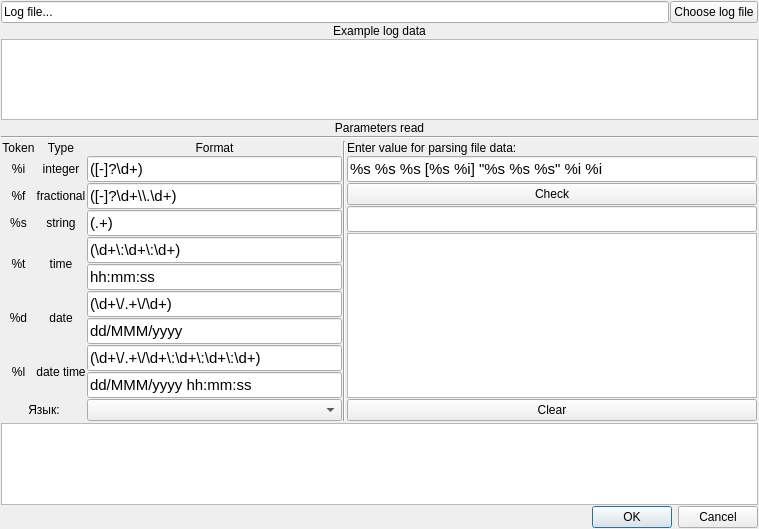
<?xml version="1.0" encoding="UTF-8"?>
<ui version="4.0">
 <class>LogFileDialog</class>
 <widget class="QDialog" name="LogFileDialog">
  <property name="geometry">
   <rect>
    <x>0</x>
    <y>0</y>
    <width>759</width>
    <height>529</height>
   </rect>
  </property>
  <property name="windowTitle">
   <string>Dialog</string>
  </property>
  <layout class="QGridLayout" name="gridLayout_2">
   <property name="leftMargin">
    <number>1</number>
   </property>
   <property name="topMargin">
    <number>1</number>
   </property>
   <property name="rightMargin">
    <number>1</number>
   </property>
   <property name="bottomMargin">
    <number>1</number>
   </property>
   <property name="spacing">
    <number>1</number>
   </property>
   <item row="1" column="0">
    <widget class="QDialogButtonBox" name="buttonBox">
     <property name="orientation">
      <enum>Qt::Horizontal</enum>
     </property>
     <property name="standardButtons">
      <set>QDialogButtonBox::Cancel|QDialogButtonBox::Ok</set>
     </property>
    </widget>
   </item>
   <item row="0" column="0">
    <layout class="QGridLayout" name="gridLayout">
     <item row="6" column="0" colspan="2">
      <widget class="QWidget" name="widget" native="true">
       <layout class="QGridLayout" name="gridLayout_6">
        <property name="leftMargin">
         <number>1</number>
        </property>
        <property name="topMargin">
         <number>1</number>
        </property>
        <property name="rightMargin">
         <number>1</number>
        </property>
        <property name="bottomMargin">
         <number>1</number>
        </property>
        <property name="spacing">
         <number>1</number>
        </property>
        <item row="0" column="0">
         <layout class="QGridLayout" name="gridLayout_5">
          <property name="spacing">
           <number>1</number>
          </property>
          <item row="4" column="1">
           <widget class="QLabel" name="label_15">
            <property name="text">
             <string>time</string>
            </property>
            <property name="alignment">
             <set>Qt::AlignCenter</set>
            </property>
           </widget>
          </item>
          <item row="4" column="0">
           <widget class="QLabel" name="timeLabel">
            <property name="text">
             <string>%t</string>
            </property>
            <property name="alignment">
             <set>Qt::AlignCenter</set>
            </property>
           </widget>
          </item>
          <item row="2" column="1">
           <widget class="QLabel" name="label_12">
            <property name="text">
             <string>fractional</string>
            </property>
            <property name="alignment">
             <set>Qt::AlignCenter</set>
            </property>
           </widget>
          </item>
          <item row="1" column="1">
           <widget class="QLabel" name="label_11">
            <property name="text">
             <string>integer</string>
            </property>
            <property name="alignment">
             <set>Qt::AlignCenter</set>
            </property>
           </widget>
          </item>
          <item row="0" column="0">
           <widget class="QLabel" name="label_10">
            <property name="sizePolicy">
             <sizepolicy hsizetype="Preferred" vsizetype="Fixed">
              <horstretch>0</horstretch>
              <verstretch>0</verstretch>
             </sizepolicy>
            </property>
            <property name="text">
             <string>Token</string>
            </property>
            <property name="alignment">
             <set>Qt::AlignCenter</set>
            </property>
           </widget>
          </item>
          <item row="0" column="2">
           <widget class="QLabel" name="label_18">
            <property name="sizePolicy">
             <sizepolicy hsizetype="Preferred" vsizetype="Fixed">
              <horstretch>0</horstretch>
              <verstretch>0</verstretch>
             </sizepolicy>
            </property>
            <property name="text">
             <string>Format</string>
            </property>
            <property name="alignment">
             <set>Qt::AlignCenter</set>
            </property>
           </widget>
          </item>
          <item row="1" column="2">
           <widget class="QLineEdit" name="integerRegExp">
            <property name="font">
             <font>
              <pointsize>11</pointsize>
             </font>
            </property>
            <property name="text">
             <string>([-]?\d+)</string>
            </property>
           </widget>
          </item>
          <item row="0" column="1">
           <widget class="QLabel" name="label_17">
            <property name="sizePolicy">
             <sizepolicy hsizetype="Preferred" vsizetype="Fixed">
              <horstretch>0</horstretch>
              <verstretch>0</verstretch>
             </sizepolicy>
            </property>
            <property name="text">
             <string>Type</string>
            </property>
            <property name="alignment">
             <set>Qt::AlignCenter</set>
            </property>
           </widget>
          </item>
          <item row="3" column="2">
           <widget class="QLineEdit" name="stringRegExp">
            <property name="font">
             <font>
              <pointsize>11</pointsize>
             </font>
            </property>
            <property name="text">
             <string>(.+)</string>
            </property>
           </widget>
          </item>
          <item row="4" column="2">
           <layout class="QVBoxLayout" name="verticalLayout">
            <property name="spacing">
             <number>1</number>
            </property>
            <item>
             <widget class="QLineEdit" name="timeRegExp">
              <property name="font">
               <font>
                <pointsize>11</pointsize>
               </font>
              </property>
              <property name="text">
               <string>(\d+\:\d+\:\d+)</string>
              </property>
             </widget>
            </item>
            <item>
             <widget class="QLineEdit" name="timeFormat">
              <property name="font">
               <font>
                <pointsize>11</pointsize>
               </font>
              </property>
              <property name="text">
               <string>hh:mm:ss</string>
              </property>
             </widget>
            </item>
           </layout>
          </item>
          <item row="6" column="2">
           <layout class="QVBoxLayout" name="verticalLayout_3">
            <property name="spacing">
             <number>1</number>
            </property>
            <item>
             <widget class="QLineEdit" name="datetimeRegExp">
              <property name="font">
               <font>
                <pointsize>11</pointsize>
               </font>
              </property>
              <property name="text">
               <string>(\d+\/.+\/\d+\:\d+\:\d+\:\d+)</string>
              </property>
             </widget>
            </item>
            <item>
             <widget class="QLineEdit" name="datetimeFormat">
              <property name="font">
               <font>
                <pointsize>11</pointsize>
               </font>
              </property>
              <property name="text">
               <string>dd/MMM/yyyy hh:mm:ss</string>
              </property>
             </widget>
            </item>
           </layout>
          </item>
          <item row="6" column="0">
           <widget class="QLabel" name="datetimeLabel">
            <property name="text">
             <string>%l</string>
            </property>
            <property name="alignment">
             <set>Qt::AlignCenter</set>
            </property>
           </widget>
          </item>
          <item row="3" column="0">
           <widget class="QLabel" name="stringLabel">
            <property name="text">
             <string>%s</string>
            </property>
            <property name="alignment">
             <set>Qt::AlignCenter</set>
            </property>
           </widget>
          </item>
          <item row="2" column="2">
           <widget class="QLineEdit" name="floatRegExp">
            <property name="font">
             <font>
              <pointsize>11</pointsize>
             </font>
            </property>
            <property name="text">
             <string>([-]?\d+\\.\d+)</string>
            </property>
           </widget>
          </item>
          <item row="5" column="2">
           <layout class="QVBoxLayout" name="verticalLayout_2">
            <property name="spacing">
             <number>1</number>
            </property>
            <item>
             <widget class="QLineEdit" name="dateRegExp">
              <property name="font">
               <font>
                <pointsize>11</pointsize>
               </font>
              </property>
              <property name="text">
               <string>(\d+\/.+\/\d+)</string>
              </property>
             </widget>
            </item>
            <item>
             <widget class="QLineEdit" name="dateFormat">
              <property name="font">
               <font>
                <pointsize>11</pointsize>
               </font>
              </property>
              <property name="text">
               <string>dd/MMM/yyyy</string>
              </property>
             </widget>
            </item>
           </layout>
          </item>
          <item row="5" column="0">
           <widget class="QLabel" name="dateLabel">
            <property name="text">
             <string>%d</string>
            </property>
            <property name="alignment">
             <set>Qt::AlignCenter</set>
            </property>
           </widget>
          </item>
          <item row="3" column="1">
           <widget class="QLabel" name="label_13">
            <property name="text">
             <string>string</string>
            </property>
            <property name="alignment">
             <set>Qt::AlignCenter</set>
            </property>
           </widget>
          </item>
          <item row="2" column="0">
           <widget class="QLabel" name="floatLabel">
            <property name="text">
             <string>%f</string>
            </property>
            <property name="alignment">
             <set>Qt::AlignCenter</set>
            </property>
           </widget>
          </item>
          <item row="1" column="0">
           <widget class="QLabel" name="integerLabel">
            <property name="text">
             <string>%i</string>
            </property>
            <property name="alignment">
             <set>Qt::AlignCenter</set>
            </property>
           </widget>
          </item>
          <item row="6" column="1">
           <widget class="QLabel" name="label_14">
            <property name="text">
             <string>date time</string>
            </property>
            <property name="alignment">
             <set>Qt::AlignCenter</set>
            </property>
           </widget>
          </item>
          <item row="5" column="1">
           <widget class="QLabel" name="label_16">
            <property name="text">
             <string>date</string>
            </property>
            <property name="alignment">
             <set>Qt::AlignCenter</set>
            </property>
           </widget>
          </item>
          <item row="7" column="2">
           <widget class="QComboBox" name="localeName"/>
          </item>
          <item row="7" column="0" colspan="2">
           <widget class="QLabel" name="label_3">
            <property name="text">
             <string>Язык:</string>
            </property>
            <property name="alignment">
             <set>Qt::AlignCenter</set>
            </property>
           </widget>
          </item>
         </layout>
        </item>
        <item row="0" column="1">
         <widget class="Line" name="line">
          <property name="orientation">
           <enum>Qt::Vertical</enum>
          </property>
         </widget>
        </item>
        <item row="0" column="2">
         <layout class="QGridLayout" name="gridLayout_7">
          <property name="spacing">
           <number>1</number>
          </property>
          <item row="4" column="0">
           <widget class="QPushButton" name="check">
            <property name="minimumSize">
             <size>
              <width>350</width>
              <height>0</height>
             </size>
            </property>
            <property name="text">
             <string>Check</string>
            </property>
           </widget>
          </item>
          <item row="0" column="0">
           <widget class="QLabel" name="label_19">
            <property name="sizePolicy">
             <sizepolicy hsizetype="Preferred" vsizetype="Fixed">
              <horstretch>0</horstretch>
              <verstretch>0</verstretch>
             </sizepolicy>
            </property>
            <property name="minimumSize">
             <size>
              <width>410</width>
              <height>0</height>
             </size>
            </property>
            <property name="text">
             <string>Enter value for parsing file data:</string>
            </property>
           </widget>
          </item>
          <item row="1" column="0">
           <widget class="QLineEdit" name="formatData">
            <property name="minimumSize">
             <size>
              <width>350</width>
              <height>0</height>
             </size>
            </property>
            <property name="font">
             <font>
              <pointsize>11</pointsize>
             </font>
            </property>
            <property name="text">
             <string>%s %s %s [%s %i] &quot;%s %s %s&quot; %i %i</string>
            </property>
            <property name="placeholderText">
             <string>Enter mask..</string>
            </property>
           </widget>
          </item>
          <item row="6" column="0">
           <widget class="QListWidget" name="history">
            <property name="sizePolicy">
             <sizepolicy hsizetype="Expanding" vsizetype="Preferred">
              <horstretch>0</horstretch>
              <verstretch>0</verstretch>
             </sizepolicy>
            </property>
            <property name="font">
             <font>
              <pointsize>11</pointsize>
             </font>
            </property>
           </widget>
          </item>
          <item row="5" column="0">
           <widget class="QLineEdit" name="regExpFormat">
            <property name="font">
             <font>
              <pointsize>11</pointsize>
             </font>
            </property>
           </widget>
          </item>
          <item row="7" column="0">
           <widget class="QPushButton" name="clearHistory">
            <property name="text">
             <string>Clear</string>
            </property>
           </widget>
          </item>
         </layout>
        </item>
       </layout>
      </widget>
     </item>
     <item row="5" column="0" colspan="2">
      <widget class="Line" name="line_2">
       <property name="orientation">
        <enum>Qt::Horizontal</enum>
       </property>
      </widget>
     </item>
     <item row="0" column="0">
      <widget class="QLineEdit" name="fileName">
       <property name="text">
        <string>Log file...</string>
       </property>
       <property name="placeholderText">
        <string>Файл лога...</string>
       </property>
      </widget>
     </item>
     <item row="4" column="0" colspan="2">
      <widget class="QLabel" name="label_2">
       <property name="sizePolicy">
        <sizepolicy hsizetype="Preferred" vsizetype="Fixed">
         <horstretch>0</horstretch>
         <verstretch>0</verstretch>
        </sizepolicy>
       </property>
       <property name="text">
        <string>Parameters read</string>
       </property>
       <property name="alignment">
        <set>Qt::AlignCenter</set>
       </property>
      </widget>
     </item>
     <item row="0" column="1">
      <widget class="QPushButton" name="chooseLogFile">
       <property name="text">
        <string>Choose log file</string>
       </property>
      </widget>
     </item>
     <item row="1" column="0" colspan="2">
      <widget class="QLabel" name="label">
       <property name="sizePolicy">
        <sizepolicy hsizetype="Preferred" vsizetype="Fixed">
         <horstretch>0</horstretch>
         <verstretch>0</verstretch>
        </sizepolicy>
       </property>
       <property name="text">
        <string>Example log data</string>
       </property>
       <property name="alignment">
        <set>Qt::AlignCenter</set>
       </property>
      </widget>
     </item>
     <item row="7" column="0" colspan="2">
      <widget class="QPlainTextEdit" name="result">
       <property name="sizePolicy">
        <sizepolicy hsizetype="Preferred" vsizetype="Expanding">
         <horstretch>0</horstretch>
         <verstretch>0</verstretch>
        </sizepolicy>
       </property>
       <property name="minimumSize">
        <size>
         <width>0</width>
         <height>0</height>
        </size>
       </property>
       <property name="font">
        <font>
         <pointsize>11</pointsize>
        </font>
       </property>
       <property name="lineWidth">
        <number>1</number>
       </property>
       <property name="backgroundVisible">
        <bool>false</bool>
       </property>
      </widget>
     </item>
     <item row="2" column="0" colspan="2">
      <layout class="QGridLayout" name="gridLayout_3">
       <item row="0" column="0">
        <widget class="QPlainTextEdit" name="exampleLogData">
         <property name="sizePolicy">
          <sizepolicy hsizetype="Expanding" vsizetype="Preferred">
           <horstretch>0</horstretch>
           <verstretch>0</verstretch>
          </sizepolicy>
         </property>
         <property name="minimumSize">
          <size>
           <width>0</width>
           <height>0</height>
          </size>
         </property>
         <property name="maximumSize">
          <size>
           <width>16777215</width>
           <height>16777215</height>
          </size>
         </property>
        </widget>
       </item>
      </layout>
     </item>
    </layout>
   </item>
  </layout>
 </widget>
 <resources/>
 <connections>
  <connection>
   <sender>buttonBox</sender>
   <signal>accepted()</signal>
   <receiver>LogFileDialog</receiver>
   <slot>accept()</slot>
   <hints>
    <hint type="sourcelabel">
     <x>248</x>
     <y>254</y>
    </hint>
    <hint type="destinationlabel">
     <x>157</x>
     <y>274</y>
    </hint>
   </hints>
  </connection>
  <connection>
   <sender>buttonBox</sender>
   <signal>rejected()</signal>
   <receiver>LogFileDialog</receiver>
   <slot>reject()</slot>
   <hints>
    <hint type="sourcelabel">
     <x>316</x>
     <y>260</y>
    </hint>
    <hint type="destinationlabel">
     <x>286</x>
     <y>274</y>
    </hint>
   </hints>
  </connection>
 </connections>
</ui>
